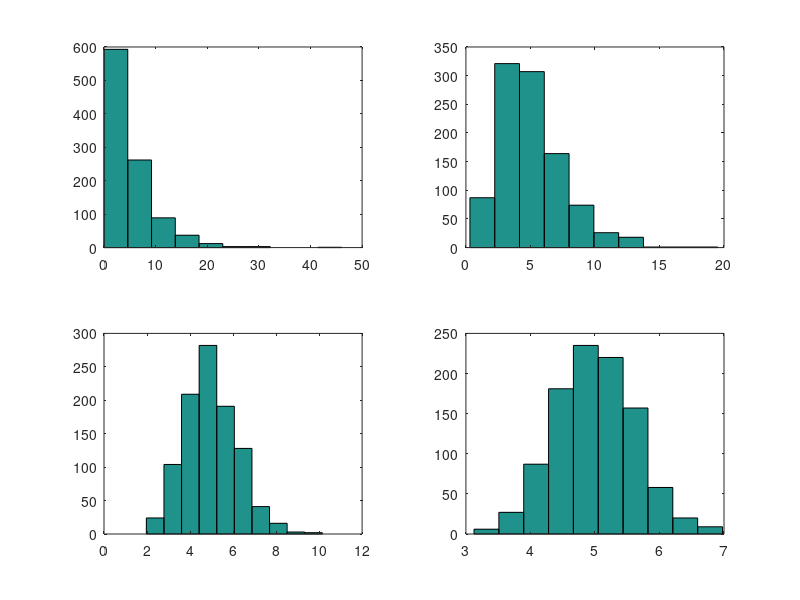
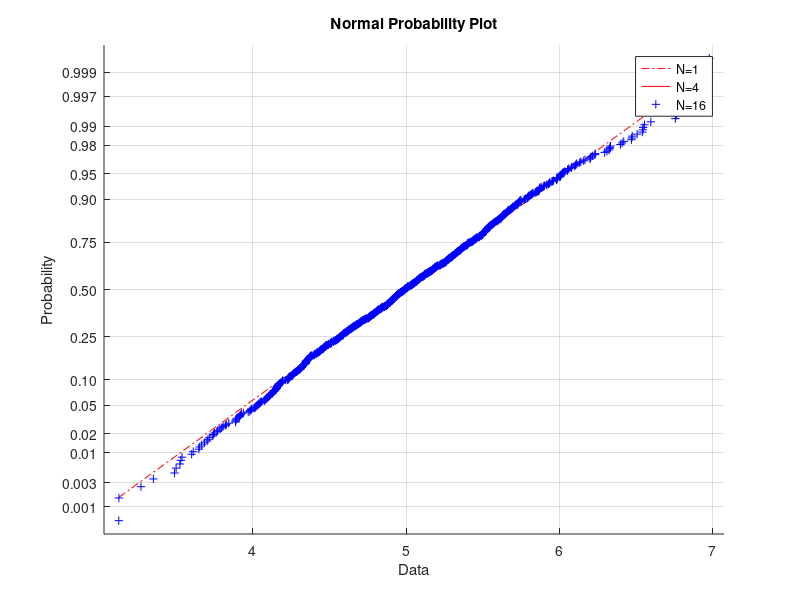

Reproduce these figures in MATLAB, in order.
% Problem Set 5 
% Problem 2
clear all
close all

nrep=1000;

mat=exprnd(5,nrep,64);

m1=mat(:,1);
m4=sum(mat(:,1:4),2)/4;
m16=sum(mat(:,1:16),2)/16;
m64=sum(mat(:,1:64),2)/64;

figure
subplot(2,2,1), hist(m1)
subplot(2,2,2), hist(m4)
subplot(2,2,3), hist(m16)
subplot(2,2,4), hist(m64)


figure
normplot(m1)
hold
normplot(m4)
normplot(m16)
normplot(m64)

legend('N=1','N=4','N=16','N=32')